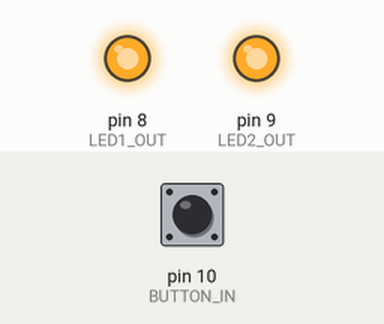
A sketch run on a simulated Arduino Uno, built with avr-gcc and run on an emulated ATmega328P. Shown: output pins drawn as LEDs (lit = HIGH). The inputs (shaded band) are chosen by the test bench; at power-on: pin 10 (BUTTON_IN) LOW. Random numbers use the default seed unless the sketch sets one.

Above: at 1.2 s.
1.3 s: pin 10 (BUTTON_IN) pulled HIGH for 0.15 s
At 1.6 s:
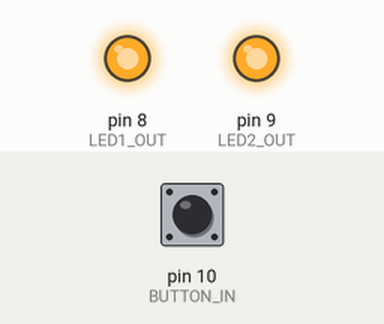
2.9 s: pin 10 (BUTTON_IN) pulled HIGH for 0.15 s
At 5.8 s:
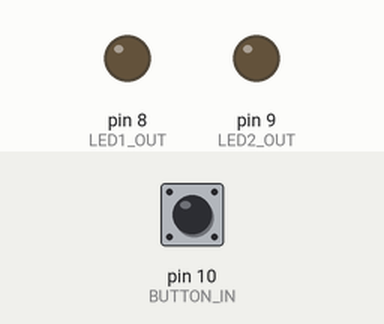
19.9 s: pin 10 (BUTTON_IN) pulled HIGH for 3.2 s
Timing chart, 0 to 22.9 s (numbered marks = the images above; inputs shaded):
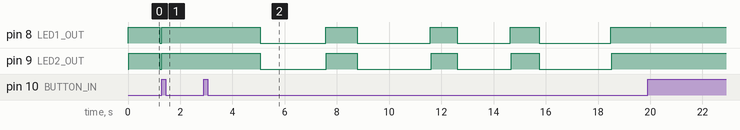

The sketch:

ResponsiveBlink.ino
```cpp
int buttonValue = 0;
bool constLight = false;
unsigned long previousMillis = 0;
unsigned long currentMillis = 0;
int state = 0;
int delayToWait = 0; // ms

const int LED1_OUT = 8; // Pin 8
const int LED2_OUT = 9; // Pin 9
const int BUTTON_IN = 10; // Pin 10

const int BlinkLenghtFrom = 1000; // ms
const int BlinkLenghtTo = 2000; // ms
const int BlinkSpacingFrom = 2000; // ms
const int BlinkSpacingTo = 3000; // ms

void setup() {
  pinMode(LED1_OUT, OUTPUT);
  pinMode(LED2_OUT, OUTPUT);
  pinMode(BUTTON_IN, INPUT);
  randomSeed(analogRead(0));
}

void loop()
{
  currentMillis = millis();
  buttonValue = digitalRead(BUTTON_IN);
  if (buttonValue > 0)
  {
    constLight = !constLight;
    LightLED();
    RestartState();
    delay(500);
    return;
  }

  if (constLight)
  {
    LightLED();
    RestartState();
  }
  else
  {
    HandleState();
  }
}

void HandleState()
{
  if (state == 0)
  {
    digitalWrite(LED1_OUT, HIGH);
    SetDelay(35);
    state++;
  }
  if (state == 1)
  {
    if (DidTimePass())
    {
      state++;
    }
  }
  if (state == 2)
  {
    digitalWrite(LED2_OUT, HIGH);
    SetDelay(random(BlinkLenghtFrom, BlinkLenghtTo));
    state++;
  }
  if (state == 3)
  {
    if (DidTimePass())
    {
      state++;
    }
  }
  if (state == 4)
  {
    PutOffLED();
    SetDelay(random(BlinkSpacingFrom, BlinkSpacingTo));
    state++;
  }
  if (state == 5)
  {
    if (DidTimePass())
    {
      RestartState();
    }
  }
}

void RestartState()
{
  state = 0;
}

bool DidTimePass()
{
  bool passed = currentMillis - previousMillis >= delayToWait;
  if(passed)
  {
    previousMillis = currentMillis;
  }
  return passed;
}

void SetDelay(int delay){
  delayToWait = delay;
  previousMillis = millis();
}

void LightLED() {
  digitalWrite(LED1_OUT, HIGH);
  digitalWrite(LED2_OUT, HIGH);
}

void PutOffLED() {
  digitalWrite(LED1_OUT, LOW);
  digitalWrite(LED2_OUT, LOW);
}
```

Measured:
- after the input at 1.3 s, pin 8 (LED1_OUT), pin 9 (LED2_OUT): LOW → HIGH at once
- after the input at 2.9 s, pin 8 (LED1_OUT): HIGH → LOW after 2.2 s, → HIGH 2.5 s later, → LOW 1.2 s later, → HIGH 2.8 s later, … (8 changes in this stretch); pin 9 (LED2_OUT): HIGH → LOW after 2.2 s, → HIGH 2.5 s later, → LOW 1.2 s later, → HIGH 2.8 s later, … (8 changes in this stretch)
- after the input at 19.9 s, every drawn part: stays the same
